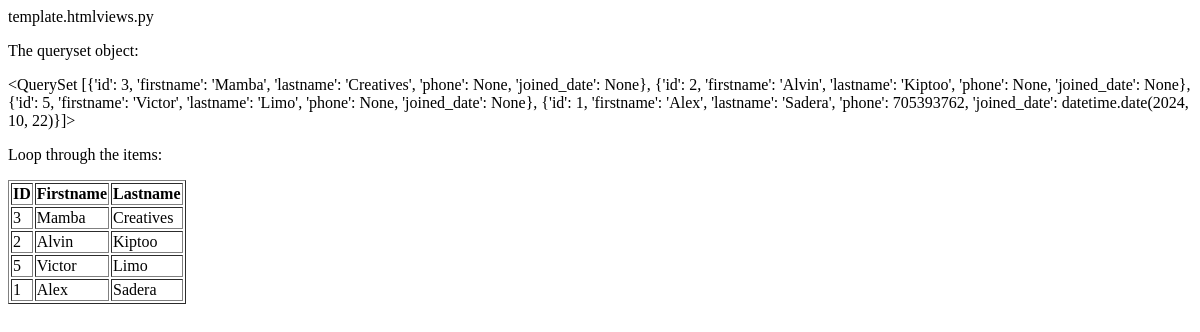
Before: /testing/ with the older database file.
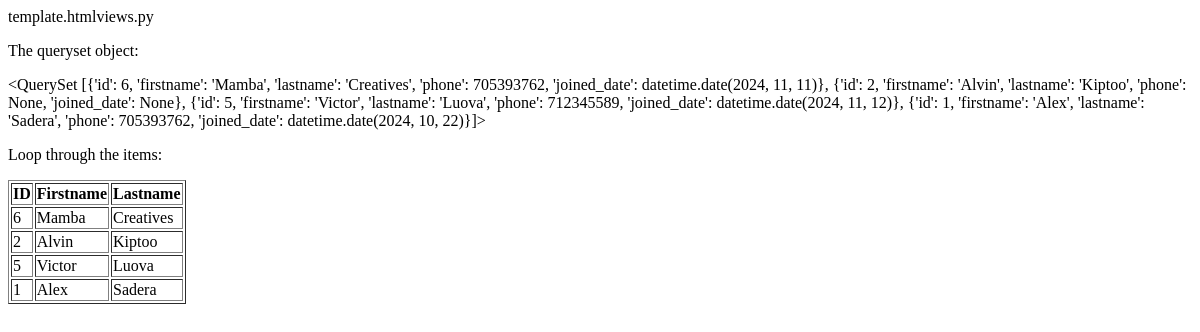
After: the same page with the newer database file.
### members/models.py (models this page shows, shortened)
class Member(models.Model):
  firstname = models.CharField(max_length=255)
  lastname = models.CharField(max_length=255)
  phone = models.IntegerField(null=True)
  joined_date = models.DateField(null=True)

### members/views.py (the view)
# urls.py: path('testing/',views.testing, name='testing')
def testing(request):
  mydata = Member.objects.all().order_by('lastname', '-id').values()
  template = loader.get_template('template.html')
  context ={
    'mymembers' :mydata,
  }
  return HttpResponse(template.render(context,request))

### members/templates/template.html (shortened to what this page needs)
<!DOCTYPE html>
<html>
<body>
<p>The queryset object:</p>
{{ mymembers }}
<p>Loop through the items:</p>
<table border='1'>
  <tr>
    <th>ID</th>
    <th>Firstname</th>
    <th>Lastname</th>
  </tr>
  {% for x in mymembers %}
    <tr>
      <td>{{ x.id }}</td>
      <td>{{ x.firstname }}</td>
      <td>{{ x.lastname }}</td>
    </tr>
  {% endfor %}
</table>
</body>
</html>

Changed rows visible on the page:
removed Member: id "3", firstname "Mamba", lastname "Creatives"
added Member: id "6", firstname "Mamba", lastname "Creatives"
changed Member "Victor": lastname "Limo" → "Luova"
Other visible differences:
{{ mymembers }}: "<QuerySet [{'id': 3, 'firstname': 'Mamba', 'lastname': 'Creatives', 'phone': None, 'joined_date': None}, {'id': 2, 'firstname': 'Alvin', 'lastname': 'Kiptoo', 'phone': None, 'joined_date': None}, {'id': 5, 'firstname': 'Victor', 'lastname': 'Limo', 'phone': None, 'joined_date': None}, {'id': 1, 'firstname': 'Alex',…" → "<QuerySet [{'id': 6, 'firstname': 'Mamba', 'lastname': 'Creatives', 'phone': 705393762, 'joined_date': datetime.date(2024, 11, 11)}, {'id': 2, 'firstname': 'Alvin', 'lastname': 'Kiptoo', 'phone': None, 'joined_date': None}, {'id': 5, 'firstname': 'Victor', 'lastname': 'Luova', 'phone': 712345589, 'joined_date': datetime.date(2024, 11, 12)}, {'id': 1, 'firstname': 'Alex',…"
